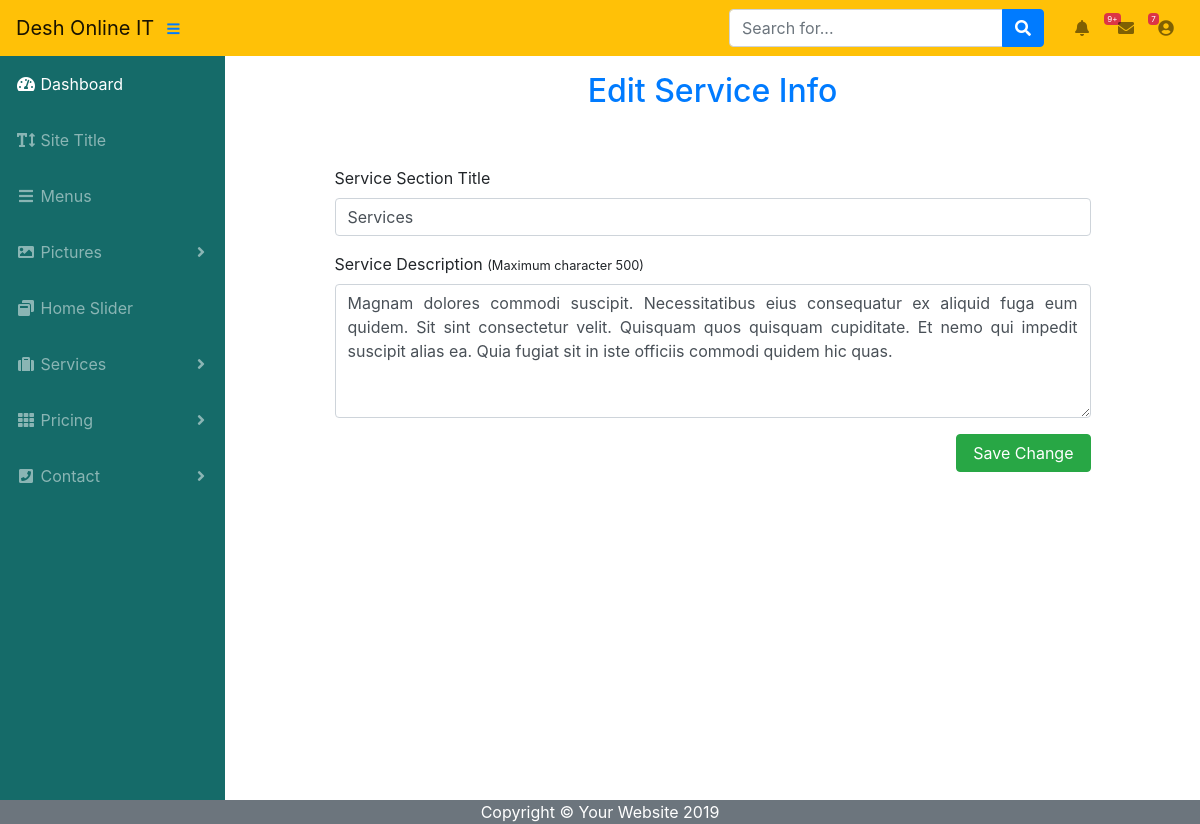
Page /back-end/service-info.php (signed in) on the committed database.
### tables this page shows
CREATE TABLE `service_info` (
  `id` int(11) NOT NULL,
  `title` varchar(100) NOT NULL,
  `description` varchar(500) NOT NULL
);

### back-end/service-info.php (the view, shortened to what this page needs)
<?php
	include('header.php');
	include('sidebar.php');
?>
<div class="container-fluid">
	<div class="text-center text-primary py-3">
		<h2>Edit Service Info</h2>
	</div>
		<?php
		$query="select * from service_info";
		$result=$conn->query($query);
		if(mysqli_num_rows($result)>0){
			$col=mysqli_fetch_array($result);
				?>
	<div id="add-slide" class="py-3">
		<form method="post" action="action/service-info-action.php">
			<div class="py-2">
			</div>
			<div class="form-group">
				<label for="title">Service Section Title</label>
				<input class="form-control" type="text" id="title" name="title" value="<?php echo $col['title']; ?>" maxlength="150"/>
			</div>
			<div class="form-group">
				<label for="description">Service Description <small>(Maximum character 500)</small></label>
				<textarea class="form-control text-justify" id="description" name="description" rows="5" maxlength="500"><?php echo $col['description']; ?></textarea>
			</div>
			<div class="text-right">
				<button class="btn btn-success px-3" type="submit" name="update_service">Save Change</button>
			</div>
		</form>
	</div>
<?php
}
 ?>
</div>
<?php
	include('footer.php');
 ?>

### back-end/css/all-page.css (style rules this page uses)
#add-slide { width:80%; margin: 0 auto; }

### rows in the picture
service_info: title "Services", description "Magnam dolores commodi suscipit. Necessitatibus eius consequatur ex aliquid fuga eum quidem. Sit sint consectetur velit. Quisquam quos quisquam cupiditate. Et nemo qui impedit suscipit alias ea. Quia fugiat sit in iste officiis commodi quidem hic quas."
